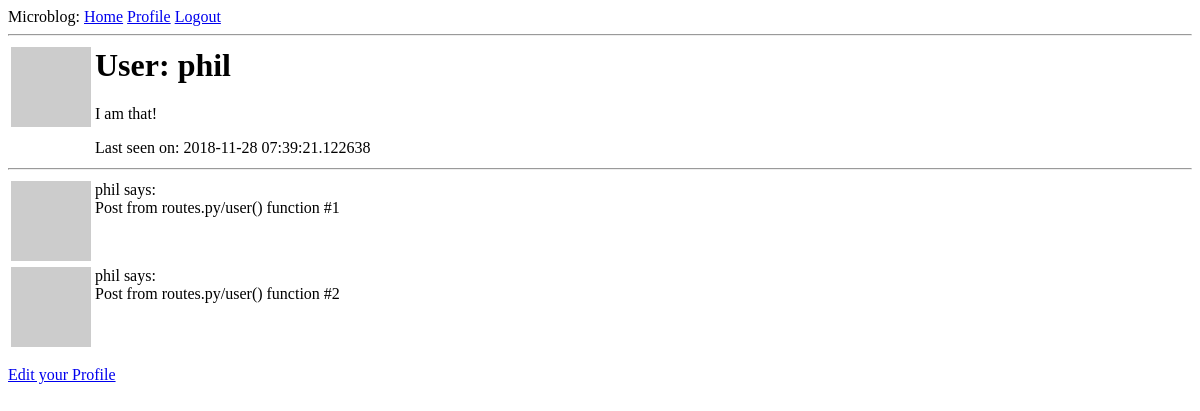
The app's page /user/phil (signed in), older data.
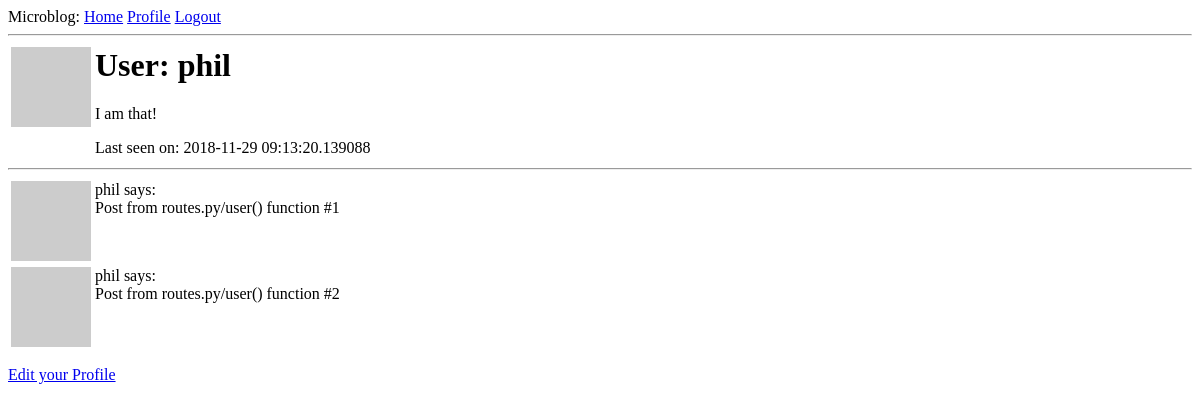
The same page, newer data.
### app/models.py (models this page shows, shortened)
class User(UserMixin, db.Model):
    id = db.Column(db.Integer, primary_key=True) # comma at end of this line caused me an hour!
    username = db.Column(db.String(64), index=True, unique=True)
    email = db.Column(db.String(120), index=True, unique=True)
    password_hash = db.Column(db.String(128))
    posts = db.relationship('Post', backref='author', lazy='dynamic')
    about_me = db.Column(db.String(140))
    last_seen = db.Column(db.DateTime, default=datetime.utcnow)
    followed = db.relationship(
        'User', secondary=followers,
        primaryjoin=(followers.c.follower_id == id),
        secondaryjoin=(followers.c.followed_id == id),
        backref=db.backref('followers', lazy='dynamic'), lazy='dynamic')
    def avatar(self, size):
        digest = md5(self.email.lower().encode('utf-8')).hexdigest()
        return 'https://www.gravatar.com/avatar/{}?d=identicon&s={}'.format(digest, size)

### app/routes.py (the view)
@app.route('/user/<username>')
@login_required
def user(username):
    user = User.query.filter_by(username=username).first_or_404()
    posts = [
        {'author': user, 'body': 'Post from routes.py/user() function #1'},
        {'author': user, 'body': 'Post from routes.py/user() function #2'}
    ]
    return render_template('user.html', user=user, posts=posts)

### app/models.py (called while the page is built)
@login.user_loader
def load_user(id):
    return User.query.get(int(id))

### app/routes.py (called while the page is built)
@app.before_request # flask register decorator implementation checks if the current_user is logged in, & if so sets the last_seen field to the current time
def before_request(): # view function
    if current_user.is_authenticated:
        current_user.last_seen = datetime.utcnow()
        db.session.commit()

### app/templates/user.html
{% extends "base.html" %}
{% block content %}
    <table>
        <tr valign="top">
            <td><img src="{{ user.avatar(128) }}"></td>
            <td>
                <h1>User: {{ user.username }}</h1>
                {% if user.about_me %}<p>{{ user.about_me }}</p>{% endif %}
                {% if user.last_seen %}<p>Last seen on: {{ user.last_seen }}</p>{% endif %}
            </td>
        </tr>
    </table>
    <hr>
    {% for post in posts %}
        {% include '_post.html' %}
    {% endfor %}
    {% if user == current_user %}
    <p><a href="{{ url_for('edit_profile') }}">Edit your Profile</a></p>
    {% endif %}
{% endblock %}

### app/templates/base.html (shortened to what this page needs)
<html>
    <head>
    </head>
    <body>
        <div>Microblog:
            <a href="{{ url_for('index') }}">Home</a>
            {% if current_user.is_anonymous %}
            <a href="{{ url_for('login') }}">Login</a>
            {% else %}
            <a href="{{ url_for('user', username=current_user.username) }}">Profile</a>
            <a href="{{ url_for('logout') }}">Logout</a>
            {% endif %}
        </div>
        <hr>
        {% block content %} {% endblock %}
    </body>
</html>

### app/templates/_post.html
<table>
    <tr valign="top">
        <td><img src="{{ post.author.avatar(36) }}"></td>
        <td>{{ post.author.username }} says:<br>{{ post.body }}</td>
    </tr>
</table>

Row changes from the older to the newer data that the page shows:
changed User "phil": last_seen "2018-11-28 07:39:21.122638" → "2018-11-29 09:13:20.139088"
